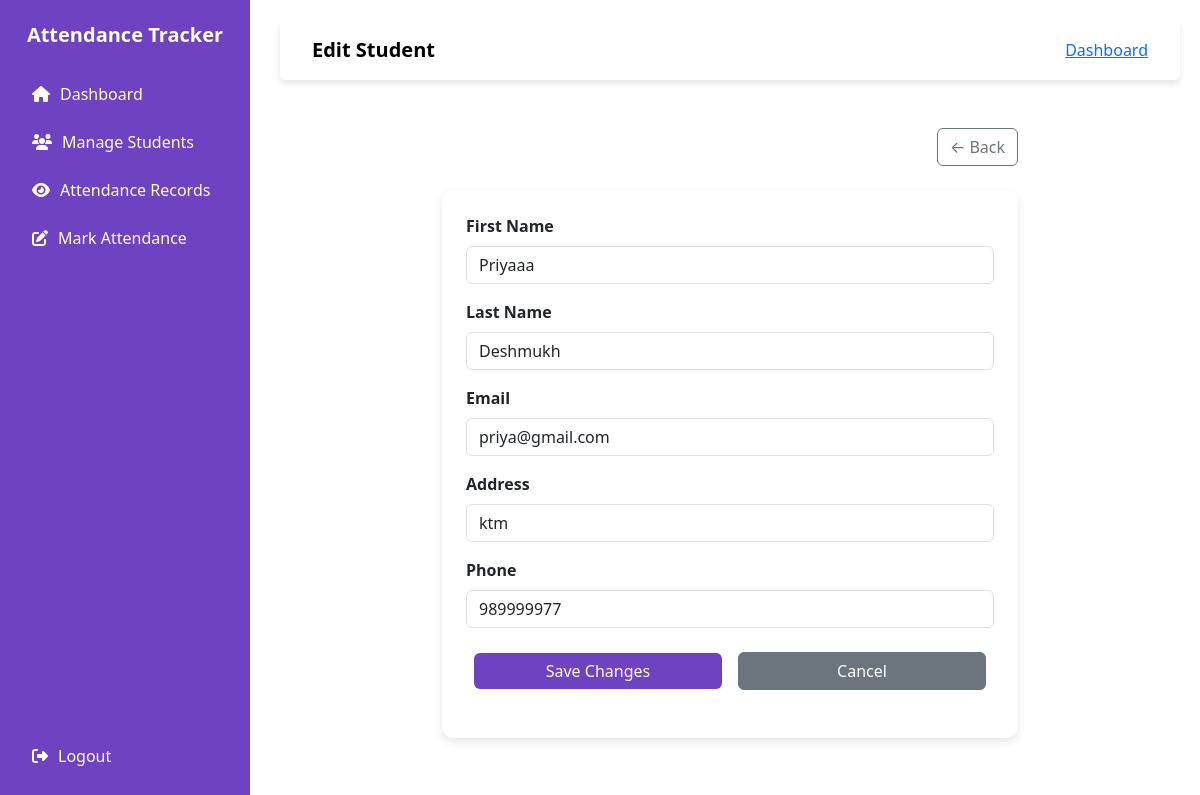
Page /update/3 on the committed database.
### models.py (models this page shows)
class Student(db.Model):
    id = db.Column(db.Integer, primary_key = True)
    student_id = db.Column(db.String(20), unique=True, nullable=False)  # Custom ID
    first_name = db.Column(db.String(150), nullable=False)
    last_name = db.Column(db.String(150), nullable=False)
    email = db.Column(db.String(100), unique=True, nullable=False)
    address = db.Column(db.Text, nullable=False)
    phone = db.Column(db.String(15), unique=True, nullable=False)

### app.py (the view)
@app.route('/update/<int:id>', methods = ["GET", "POST"])
def update(id):
    student = Student.query.get_or_404(id)
    if request.method == 'POST':
        student.first_name = request.form['first_name'].strip().capitalize()
        student.last_name = request.form['last_name'].strip().capitalize()
        student.email = request.form['email']
        student.phone = request.form['phone']
        student.address = request.form['address'].strip().capitalize()
        try:
            db.session.commit()
            flash("Student details updated successfully!", "success")
            return redirect(url_for('view_student'))
        except Exception as e:
            flash(f"Error: There was an issue while updating student details! {e}", "danger")
    else:
        return render_template('student/edit_student.html', student = student)

### templates/student/edit_student.html (shortened to what this page needs)
{% extends "base.html" %}
{% block nav_title%}Edit Student {% endblock%}
{% block content %}
<div class="container mt-5">
    <div class="d-flex justify-content-between align-items-center">
        <a href="{{ url_for('view_student') }}" class="btn btn-outline-secondary">← Back </a>
    </div>
    <div class="card mt-4 p-4">
        <form action="{{url_for('update', id = student.id)}}" method="POST">
            <div class="mb-3">
                <label class="form-label fw-semibold">First Name</label>
                <input type="text" name="first_name" class="form-control" value="{{student.first_name}}">
            </div>
            <div class="mb-3">
                <label class="form-label fw-semibold">Last Name</label>
                <input type="text" name="last_name" class="form-control" value="{{student.last_name}}">
            </div>
            <div class="mb-3">
                <label class="form-label fw-semibold">Email</label>
                <input type="email" name="email" class="form-control" value="{{student.email}}">
            </div>
            <div class="mb-3">
                <label class="form-label fw-semibold">Address</label>
                <input type="text" name="address" class="form-control" value="{{student.address}}">
            </div>
            <div class="mb-3">
                <label class="form-label fw-semibold">Phone</label>
                <input type="number" name="phone" class="form-control" value="{{student.phone}}">
            </div>
            <div class="d-flex justify-content-between align-items-center mb-3">
                <button type="submit" class="btn btn-success w-50 ml-3 m-2">Save Changes</button>
                <a href="{{ url_for('view_student') }}" class="btn btn-secondary w-50 m-2">Cancel</a>
            </div>
        </form>
    </div>
</div>
{% endblock %}

### templates/base.html (style rules this page uses)
:root { --primary-color: #6f42c1; --primary-hover: #5a32a3; --sidebar-bg: #6f42c1; --sidebar-text: #ffffff; }
body { display: flex; }

### templates/student/edit_student.html (style rules this page uses)
.card { border: none; box-shadow: 0px 4px 10px rgba(0, 0, 0, 0.1); border-radius: 12px; }
.btn-success { background-color: #6f42c1; border: none; }
.container { max-width: 600px; }

### rows in the picture
Student: first_name "Priyaaa", last_name "Deshmukh", email "priya@gmail.com", address "ktm", phone "989999977"
